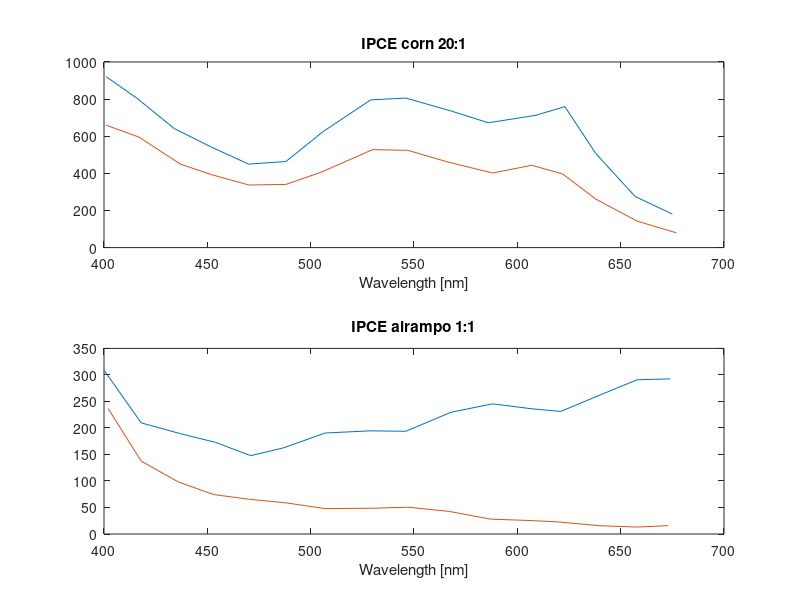

Reproduce this figure in MATLAB.
clear
close all

%ipce = 1240 j/(Pin*lambda)
a = 0.5*0.5;

%1
%var i microamp
ci1 = [28 29 26.2 25.8 25.4 24.5 26.2 34.2 33.7 27.3 23.2 26.7 24.9 15.3 8.9 5.6];
cj1 = ci1./a; %A/cm2
%nm
cl1 = [401 416 434 452 470 488 506 529 546 568 586 609 623 638 657 675]; 
%uWatt/cm2
cp1 = [37.6 43.0 46.7 52.3 59.6 53.7 41.1 40.3 38.0 32.4 29.2 30.5 26.1 23.5 24.4 22.8];
%e1 = 10 right?

%2
ci2 = [28 28.4 24.0 23.5 23.2 22.4 24.1 31.7 31.9 25.9 22.2 26.0 23.9 14.5 7.9 4.5];
cj2 = ci2./a;
cl2 = [401 417 437 452 470 488 505 530 547 566 588 607 622 638 658 677];
%e1
cp2 = [52.5 56.8 60.6 65.6 72.6 66.9 58.3 56.2 55.2 49.1 46.6 47.9 48.1 43.2 41.8 41.5];

%airampo 1
ai1 = [7.3 7.4 7.5 7.7 7.8 8.0 8.0 8.3 8.4 8.6 8.7 8.9 9.0 9.2 9.3 9.5];
aj1 = ai1./a;
al1 = [400 418 437 454 471 487 507 529 546 568 588 607 621 641 658 674 ];
ap1 = [29.3 41.9 45.0 48.7 55.6 50.1 41.1 40.0 39.4 32.7 29.9 30.8 31.1 27.0 24.1 23.9];

ai2 = [6.5 5.5 4.7 4.2 3.5 2.7 2.2 2.3 2.1 1.7 1.2 1.1 0.9 0.6 0.5 0.6];
aj2 = ai2./a;
al2 = [402 418 436 453 470 488 507 530 547 567 587 608 620 640 658 673];
ap2 = [33.9 47.5 54.5 61.8 56.3 46.7 44.9 44.3 37.7 34.9 36.1 35.7 31.7 29.8 28.8 28.0];

ai3 = [0.8 0.7 0.6 0.5 0.4 0.3 0.2 0.2 0.2 0.1 0 0];

ipce_c1 = 1240*cj1./(cp1.*cl1)*100;
ipce_c2 = 1240*cj2./(cp2.*cl2)*100;
ipce_a1 = 1240*aj1./(ap1.*al1)*100;
ipce_a2 = 1240*aj2./(ap2.*al2)*100;

figure
subplot(2, 1, 1)
plot(cl1, ipce_c1, cl2, ipce_c2)
title('IPCE corn 20:1')
xlabel('Wavelength [nm]')
subplot(2, 1, 2)
plot(al1, ipce_a1, al2, ipce_a2)
title('IPCE airampo 1:1')
xlabel('Wavelength [nm]')
